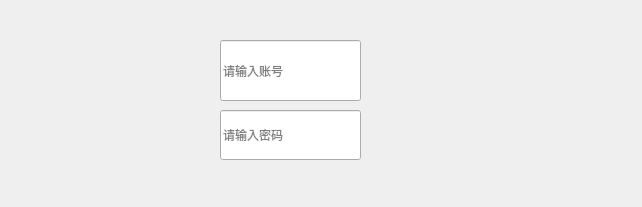
<?xml version="1.0" encoding="UTF-8"?>
<ui version="4.0">
 <class>Form</class>
 <widget class="QWidget" name="Form">
  <property name="geometry">
   <rect>
    <x>0</x>
    <y>0</y>
    <width>642</width>
    <height>207</height>
   </rect>
  </property>
  <property name="windowTitle">
   <string>Form</string>
  </property>
  <widget class="QLineEdit" name="qtPasswordTextline">
   <property name="geometry">
    <rect>
     <x>220</x>
     <y>110</y>
     <width>141</width>
     <height>50</height>
    </rect>
   </property>
   <property name="echoMode">
    <enum>QLineEdit::Password</enum>
   </property>
   <property name="placeholderText">
    <string>请输入密码</string>
   </property>
  </widget>
  <widget class="QLineEdit" name="qtAccountTextline">
   <property name="geometry">
    <rect>
     <x>220</x>
     <y>40</y>
     <width>141</width>
     <height>61</height>
    </rect>
   </property>
   <property name="placeholderText">
    <string>请输入账号</string>
   </property>
  </widget>
 </widget>
 <resources/>
 <connections/>
</ui>
